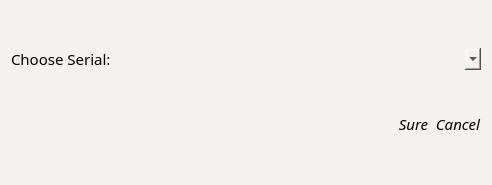
<?xml version="1.0" encoding="UTF-8"?>
<ui version="4.0">
 <class>SerialWindow</class>
 <widget class="QWidget" name="SerialWindow">
  <property name="geometry">
   <rect>
    <x>0</x>
    <y>0</y>
    <width>492</width>
    <height>185</height>
   </rect>
  </property>
  <property name="minimumSize">
   <size>
    <width>492</width>
    <height>185</height>
   </size>
  </property>
  <property name="windowTitle">
   <string>Form</string>
  </property>
  <property name="styleSheet">
   <string notr="true">background-color: rgb(243, 242, 238);
border: 0px;</string>
  </property>
  <layout class="QVBoxLayout" name="verticalLayout">
   <item>
    <layout class="QHBoxLayout" name="horizontalLayout_2">
     <item>
      <widget class="QLabel" name="label">
       <property name="font">
        <font>
         <family>Corbel</family>
         <pointsize>11</pointsize>
        </font>
       </property>
       <property name="text">
        <string>Choose Serial:</string>
       </property>
      </widget>
     </item>
     <item>
      <spacer name="horizontalSpacer_2">
       <property name="orientation">
        <enum>Qt::Horizontal</enum>
       </property>
       <property name="sizeType">
        <enum>QSizePolicy::Expanding</enum>
       </property>
       <property name="sizeHint" stdset="0">
        <size>
         <width>40</width>
         <height>20</height>
        </size>
       </property>
      </spacer>
     </item>
     <item>
      <widget class="QComboBox" name="comboBox">
       <property name="minimumSize">
        <size>
         <width>250</width>
         <height>22</height>
        </size>
       </property>
       <property name="font">
        <font>
         <family>Corbel</family>
         <pointsize>10</pointsize>
        </font>
       </property>
      </widget>
     </item>
    </layout>
   </item>
   <item>
    <layout class="QHBoxLayout" name="horizontalLayout">
     <item>
      <spacer name="horizontalSpacer">
       <property name="orientation">
        <enum>Qt::Horizontal</enum>
       </property>
       <property name="sizeHint" stdset="0">
        <size>
         <width>40</width>
         <height>20</height>
        </size>
       </property>
      </spacer>
     </item>
     <item>
      <widget class="QPushButton" name="pushButton">
       <property name="font">
        <font>
         <family>Corbel Light</family>
         <pointsize>11</pointsize>
         <italic>true</italic>
        </font>
       </property>
       <property name="text">
        <string>Sure</string>
       </property>
      </widget>
     </item>
     <item>
      <widget class="QPushButton" name="cancel">
       <property name="font">
        <font>
         <family>Corbel Light</family>
         <pointsize>11</pointsize>
         <italic>true</italic>
        </font>
       </property>
       <property name="text">
        <string>Cancel</string>
       </property>
      </widget>
     </item>
    </layout>
   </item>
  </layout>
 </widget>
 <resources/>
 <connections/>
</ui>
